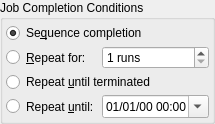
      <widget class="QGroupBox" name="completionGroup">
       <property name="sizePolicy">
        <sizepolicy hsizetype="Preferred" vsizetype="MinimumExpanding">
         <horstretch>0</horstretch>
         <verstretch>0</verstretch>
        </sizepolicy>
       </property>
       <property name="title">
        <string>Job Completion Conditions</string>
       </property>
       <layout class="QVBoxLayout" name="verticalLayout_5" stretch="0">
        <property name="spacing">
         <number>3</number>
        </property>
        <property name="sizeConstraint">
         <enum>QLayout::SetDefaultConstraint</enum>
        </property>
        <property name="leftMargin">
         <number>3</number>
        </property>
        <property name="topMargin">
         <number>3</number>
        </property>
        <property name="rightMargin">
         <number>3</number>
        </property>
        <property name="bottomMargin">
         <number>3</number>
        </property>
        <item>
         <layout class="QGridLayout" name="gridLayout_6" rowstretch="1,1,1,1" columnstretch="2,1">
          <property name="spacing">
           <number>3</number>
          </property>
          <item row="1" column="0">
           <widget class="QRadioButton" name="schedulerRepeatSequences">
            <property name="sizePolicy">
             <sizepolicy hsizetype="Preferred" vsizetype="Preferred">
              <horstretch>0</horstretch>
              <verstretch>0</verstretch>
             </sizepolicy>
            </property>
            <property name="text">
             <string>&amp;Repeat for:</string>
            </property>
            <attribute name="buttonGroup">
             <string notr="true">completionButtonGroup</string>
            </attribute>
           </widget>
          </item>
          <item row="3" column="1">
           <widget class="QDateTimeEdit" name="schedulerUntilValue">
            <property name="sizePolicy">
             <sizepolicy hsizetype="Preferred" vsizetype="Preferred">
              <horstretch>0</horstretch>
              <verstretch>0</verstretch>
             </sizepolicy>
            </property>
            <property name="displayFormat">
             <string>dd/MM/yy hh:mm</string>
            </property>
            <property name="calendarPopup">
             <bool>true</bool>
            </property>
            <property name="timeSpec">
             <enum>Qt::LocalTime</enum>
            </property>
           </widget>
          </item>
          <item row="0" column="0" colspan="2">
           <widget class="QRadioButton" name="schedulerCompleteSequences">
            <property name="sizePolicy">
             <sizepolicy hsizetype="Preferred" vsizetype="Preferred">
              <horstretch>0</horstretch>
              <verstretch>0</verstretch>
             </sizepolicy>
            </property>
            <property name="toolTip">
             <string>The observation job is completed when the sequence is complete.</string>
            </property>
            <property name="text">
             <string>Se&amp;quence completion</string>
            </property>
            <property name="checked">
             <bool>true</bool>
            </property>
            <attribute name="buttonGroup">
             <string notr="true">completionButtonGroup</string>
            </attribute>
           </widget>
          </item>
          <item row="3" column="0">
           <widget class="QRadioButton" name="schedulerUntil">
            <property name="sizePolicy">
             <sizepolicy hsizetype="Preferred" vsizetype="Preferred">
              <horstretch>0</horstretch>
              <verstretch>0</verstretch>
             </sizepolicy>
            </property>
            <property name="toolTip">
             <string>Terminate the job on the given date and time.</string>
            </property>
            <property name="text">
             <string>Repeat &amp;until:</string>
            </property>
            <attribute name="buttonGroup">
             <string notr="true">completionButtonGroup</string>
            </attribute>
           </widget>
          </item>
          <item row="1" column="1">
           <widget class="QSpinBox" name="schedulerRepeatSequencesLimit">
            <property name="sizePolicy">
             <sizepolicy hsizetype="Preferred" vsizetype="Preferred">
              <horstretch>0</horstretch>
              <verstretch>0</verstretch>
             </sizepolicy>
            </property>
            <property name="toolTip">
             <string>Restart job until it is executed this many times.</string>
            </property>
            <property name="suffix">
             <string> runs</string>
            </property>
            <property name="minimum">
             <number>1</number>
            </property>
            <property name="maximum">
             <number>1000</number>
            </property>
            <property name="value">
             <number>1</number>
            </property>
           </widget>
          </item>
          <item row="2" column="0" colspan="2">
           <widget class="QRadioButton" name="schedulerUntilTerminated">
            <property name="sizePolicy">
             <sizepolicy hsizetype="Preferred" vsizetype="Preferred">
              <horstretch>0</horstretch>
              <verstretch>0</verstretch>
             </sizepolicy>
            </property>
            <property name="toolTip">
             <string>Restart the sequence job indefinitely.</string>
            </property>
            <property name="text">
             <string>Repeat &amp;until terminated</string>
            </property>
            <attribute name="buttonGroup">
             <string notr="true">completionButtonGroup</string>
            </attribute>
           </widget>
          </item>
         </layout>
        </item>
       </layout>
      </widget>
